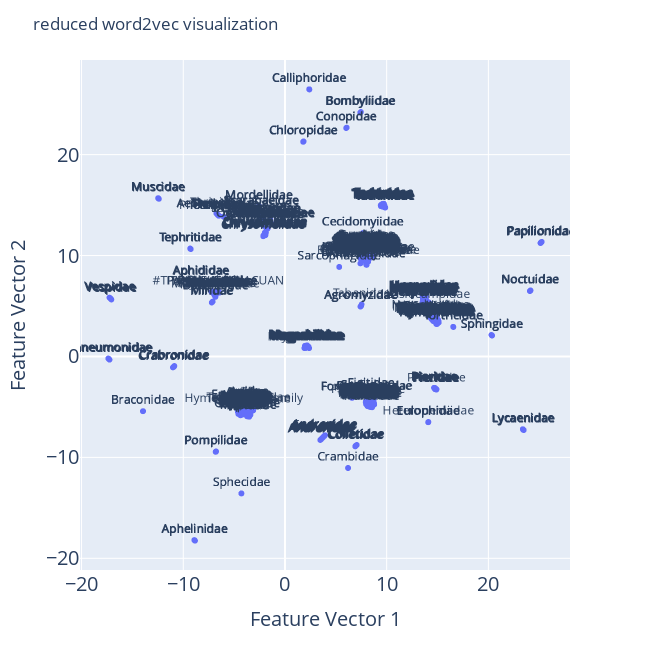

The code cell stored with this chart in its notebook:
### Code cell
import importlib, sys
importlib.reload(sys.modules['modul.visualisasiHelper'])
from modul.visualisasiHelper import embeddingPlot,plotly_graph

#6 #konversi node networkx ke RDF
# input : df_node, URL, data_acuan
URL = "http://pyRDF2Vec"
df_serangga = df_node[df_node['group']=="serangga"]
CUSTOM_KG = df_serangga_to_rdf(df_serangga, URL, data_acuan)

#7 #embedding
list_serangga=df_node[df_node['group']=="serangga"].taxon_id.to_list()
# list entity yang akan diembedd. serangga acuan urutan terakhir
list_of_entities = [ URL+"#"+taxon_id for taxon_id in list_serangga ]
list_of_entities.append(f"{URL}#SERANGGA_ACUAN")
transformer, embeddings, _ = rdf_KG_to_embeddings(CUSTOM_KG, list_of_entities)
# list_of_entities == transformer._entities # True # artinya sama dua2nya

# dictionary serangga
dictionary_serangga = df_to_dictionary_taxon(df_serangga)
# output
# embeddings, list_of_entities, dictionary_serangga



# visualisasi
# input
# embeddings, list_of_entities, dictionary_serangga
embeddingPlot(embeddings, list_of_entities, dictionary_serangga, 650, 650)

### Figure 1 — Plotly figure (JSON) as saved in the notebook; plotly's stock layout.template omitted (floating-point values rounded to 4 significant figures; data arrays with more than 128 entries replaced by an {"elided": "..."} marker saying what was removed)
{"data": [{"hovertemplate": "<b>%{hovertext}</b><br><br>feature-vector-1=%{x}<br>feature-vector-2=%{y}<br>text=%{text}<extra></extra>", "hovertext": {"elided": "1084 str values"}, "legendgroup": "", "marker": {"color": "#636efa", "symbol": "circle"}, "mode": "markers+text", "name": "", "showlegend": false, "text": {"elided": "1084 str values"}, "textposition": "top center", "type": "scattergl", "x": {"elided": "1084 float values"}, "xaxis": "x", "y": {"elided": "1084 float values"}, "yaxis": "y"}], "layout": {"height": 650, "legend": {"tracegroupgap": 0}, "margin": {"t": 60}, "title": {"text": "reduced word2vec visualization"}, "width": 650, "xaxis": {"anchor": "y", "domain": [0, 1], "tickfont": {"size": 20}, "title": {"font": {"size": 20}, "text": "Feature Vector 1"}}, "yaxis": {"anchor": "x", "domain": [0, 1], "tickfont": {"size": 20}, "title": {"font": {"size": 20}, "text": "Feature Vector 2"}}}}
